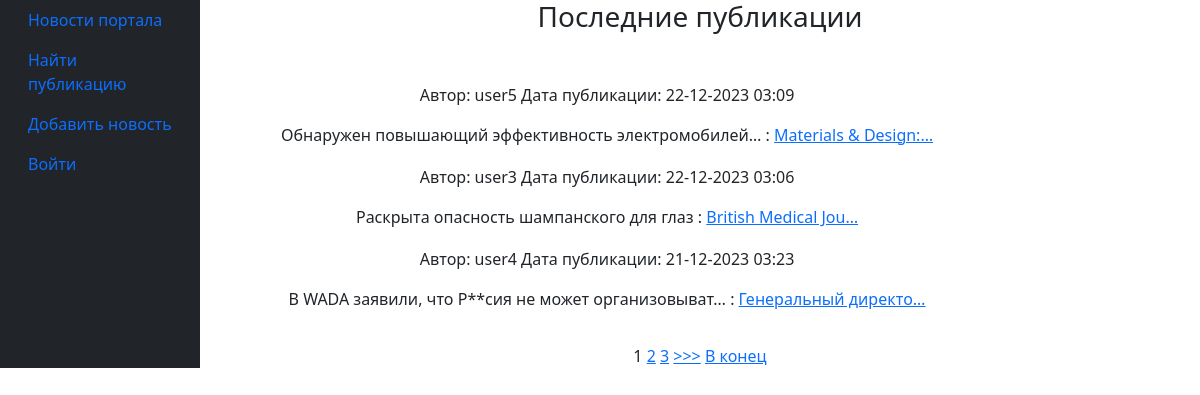
The app's page /, older data.
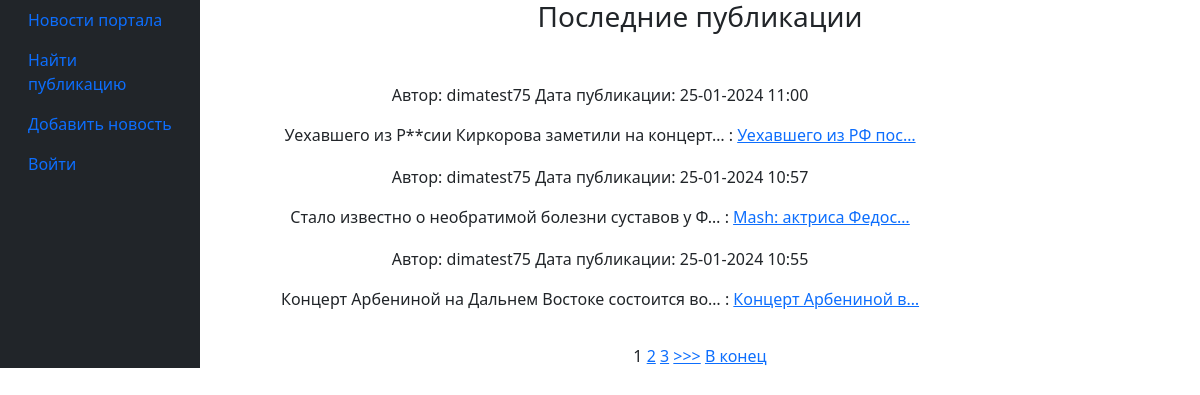
The same page, newer data.
### news/models.py (models this page shows, shortened)
class Post(models.Model):
    article = "AR"
    news = "NW"
    author = models.ForeignKey(Author,on_delete=models.CASCADE)
    post_type_choices = [(article, 'Статья'), (news, 'Новость')]
    post_type = models.CharField(max_length=2, choices=post_type_choices)
    created_at = models.DateTimeField(auto_now_add=True)
    categories = models.ManyToManyField(Category, through='PostCategory')
    title = models.CharField(max_length=255)
    text = models.TextField()
    rating = models.IntegerField(default=0)

class Author(models.Model):
    user = models.OneToOneField(User, on_delete=models.CASCADE)
    rating = models.IntegerField(default=0)
    def __str__(self):
        return self.user.username

### news/views.py (the view)
# urls.py: path('', PostList.as_view()),
class PostList(ListView):
    model = Post
    template_name = 'news_list.html'
    context_object_name = 'postList'
    queryset = Post.objects.order_by('-created_at')
    paginate_by = 3
    def get_context_data(self, **kwargs):
        context = super().get_context_data(**kwargs)
        context['is_not_author'] = not self.request.user.groups.filter(name='authors').exists()
        return context

### news/templatetags/my_filters.py (called while the page is built)
@register.filter(name='censor')
def censor(value):
    if isinstance(value, str):
        result = str(value)
        for key in censor_dict.keys():
            result = result.replace(key, censor_dict[key])
        return result
    else:
        raise ValueError(f'Нельзя фильтровать то, что отличается от {type(value)}')

### templates/news_list.html (shortened to what this page needs)
{% extends 'default.html' %}
{% load my_filters %}
{% block content %}
    <h3>Последние публикации</h3>
    <br>
    {% if postList %}
        <ul>
            <table>
        {% for record in postList %}
            <tr>
                <p align="left">
                    <td><p>Автор: {{ record.author }}
                    Дата публикации: {{ record.created_at|date:'d-m-Y H:i' }}</p>
                    <p> {{ record.title|truncatechars:50|censor }} :
                    <a href="/news/{{ record.pk }}"> {{ record.text|truncatechars:20|censor }}</a></td>
                    </p>
            </tr>
        {% endfor %}
         </table>
        </ul>
        {% if is_paginated %}
            {% for num in page_obj.paginator.page_range %}
                {% if page_obj.number == num %}
                    <a>{{ num }}</a>
                {% elif num > page_obj.number|add:'-3' and num < page_obj.number|add:'3' %}
                    <a href="?page={{ num }}">{{ num }}</a>
                {% endif %}
            {% endfor %}
            {% if page_obj.has_next %}
                <a href="?page={{ page_obj.next_page_number }}">>>></a>
                <a href="?page={{ page_obj.paginator.num_pages }}">В конец</a>
            {% endif %}
        {% endif %}
    {% else %}
        <h3>Новостей нет =(</h3>
    {% endif %}
{% endblock %}

Row changes from the older to the newer data that the page shows:
no longer on this page (row unchanged): Post: author "user5", created_at "22-12-2023 03:09", title|censor "Обнаружен повышающий эффективность электромобилей…", text|censor "Materials & Design:…"
no longer on this page (row unchanged): Post: author "user3", created_at "22-12-2023 03:06", title|censor "Раскрыта опасность шампанского для глаз", text|censor "British Medical Jou…"
no longer on this page (row unchanged): Post: author "user4", created_at "21-12-2023 03:23", title|censor "В WADA заявили, что Р**сия не может организовыват…", text|censor "Генеральный директо…"
added Post: author "dimatest75", created_at "25-01-2024 11:00", title|censor "Уехавшего из Р**сии Киркорова заметили на концерт…", text|censor "Уехавшего из РФ пос…"
added Post: author "dimatest75", created_at "25-01-2024 10:57", title|censor "Стало известно о необратимой болезни суставов у Ф…", text|censor "Mash: актриса Федос…"
added Post: author "dimatest75", created_at "25-01-2024 10:55", title|censor "Концерт Арбениной на Дальнем Востоке состоится во…", text|censor "Концерт Арбениной в…"
